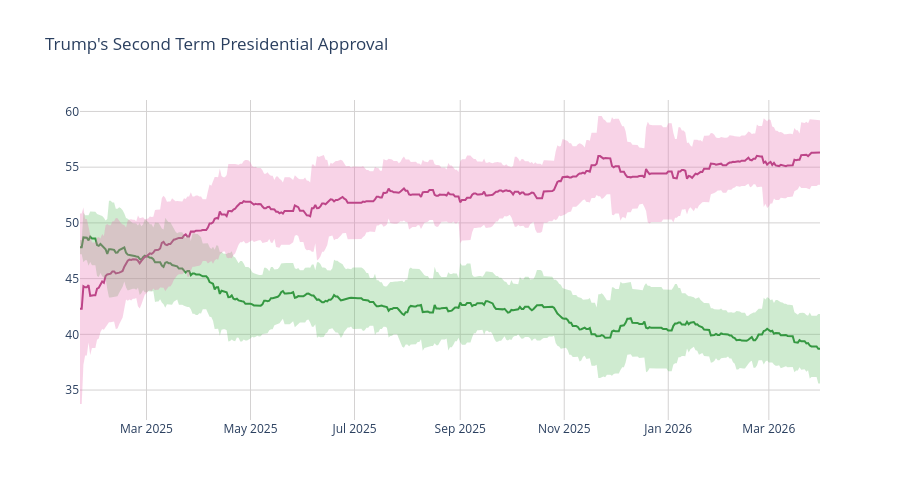

Notebook cell for this chart:
### Code cell
disappr_ci_hex = "#e86eaf"
appr_ci_hex = "#60be65"
disappr_ci_rgba = "rgba(232, 110, 175, 0.3)"
appr_ci_rgba = "rgba(96, 190, 101, 0.3)"
grid_col = "#d4d2d2"


# Approve
fig = go.Figure(go.Scatter(
    x=pres['end_date'],
    y=pres['approve'],
    hovertemplate="%{y:.2f}%",
    name="<b>Approve</b>",
    line=dict(color="#228833"),
    showlegend=False
))

# Disapprove
fig.add_trace(go.Scatter(
    x=pres['end_date'],
    y=pres['disapprove'],
    hovertemplate="%{y:.2f}%",
    name="<b>Disapprove</b>",
    line=dict(color="#aa3377"),
    showlegend=False
    )
)

# Approve CI
fig.add_traces([

    # Upper bound
    go.Scatter(
        x=pres['end_date'],
        y=pres['approve_upper_ci'],
        marker=dict(color=appr_ci_hex),
        line=dict(width=0),
        mode='lines',
        showlegend=False,
        hoverinfo="skip"
    ),

    # Lower bound
    go.Scatter(
        x=pres['end_date'],
        y=pres['approve_lower_ci'],
        marker=dict(color=appr_ci_hex),
        line=dict(width=0),
        mode='lines',
        fillcolor=appr_ci_rgba,
        fill="tonexty",
        showlegend=False,
        hoverinfo="skip"
    )
])

# Disapprove CI
fig.add_traces([

    # Upper bound
    go.Scatter(
        x=pres['end_date'],
        y=pres['disapprove_upper_ci'],
        marker=dict(color=disappr_ci_hex),
        line=dict(width=0),
        mode='lines',
        showlegend=False,
        hoverinfo="skip"
    ),

    # Lower bound
    go.Scatter(
        x=pres['end_date'],
        y=pres['disapprove_lower_ci'],
        marker=dict(color=disappr_ci_hex),
        line=dict(width=0),
        mode='lines',
        fillcolor=disappr_ci_rgba,
        fill="tonexty",
        showlegend=False,
        hoverinfo="skip"
    )
])

fig.update_layout(
    title=dict(text="Trump's Second Term Presidential Approval"),
    hovermode="x"
)

fig.update_xaxes(gridcolor=grid_col)
fig.update_yaxes(gridcolor=grid_col)

fig.update_layout(hovermode="x", hoverlabel_align="right", plot_bgcolor="rgba(0, 0, 0, 0)", height=500)
fig.show()

### Figure 1 — Plotly figure (JSON) as saved in the notebook; plotly's stock layout.template omitted (floating-point values rounded to 4 significant figures; data arrays with more than 128 entries replaced by an {"elided": "..."} marker saying what was removed)
{"data": [{"hovertemplate": "%{y:.2f}%", "line": {"color": "#228833"}, "name": "<b>Approve</b>", "showlegend": false, "type": "scatter", "x": {"elided": "435 str values"}, "y": {"elided": "435 float values"}}, {"hovertemplate": "%{y:.2f}%", "line": {"color": "#aa3377"}, "name": "<b>Disapprove</b>", "showlegend": false, "type": "scatter", "x": {"elided": "435 str values"}, "y": {"elided": "435 float values"}}, {"hoverinfo": "skip", "line": {"width": 0}, "marker": {"color": "#60be65"}, "mode": "lines", "showlegend": false, "type": "scatter", "x": {"elided": "435 str values"}, "y": {"elided": "435 float values"}}, {"fill": "tonexty", "fillcolor": "rgba(96, 190, 101, 0.3)", "hoverinfo": "skip", "line": {"width": 0}, "marker": {"color": "#60be65"}, "mode": "lines", "showlegend": false, "type": "scatter", "x": {"elided": "435 str values"}, "y": {"elided": "435 float values"}}, {"hoverinfo": "skip", "line": {"width": 0}, "marker": {"color": "#e86eaf"}, "mode": "lines", "showlegend": false, "type": "scatter", "x": {"elided": "435 str values"}, "y": {"elided": "435 float values"}}, {"fill": "tonexty", "fillcolor": "rgba(232, 110, 175, 0.3)", "hoverinfo": "skip", "line": {"width": 0}, "marker": {"color": "#e86eaf"}, "mode": "lines", "showlegend": false, "type": "scatter", "x": {"elided": "435 str values"}, "y": {"elided": "435 float values"}}], "layout": {"height": 500, "hoverlabel": {"align": "right"}, "hovermode": "x", "plot_bgcolor": "rgba(0, 0, 0, 0)", "title": {"text": "Trump's Second Term Presidential Approval"}, "xaxis": {"gridcolor": "#d4d2d2"}, "yaxis": {"gridcolor": "#d4d2d2"}}}
